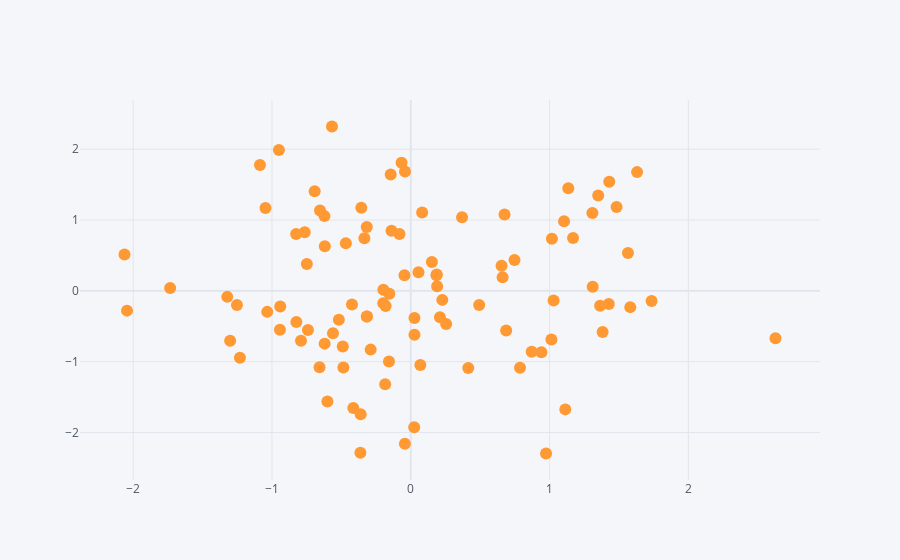

The notebook cell saved with this chart:
### Code cell
df.iplot(kind='scatter',x='A',y='B',mode='markers') #mode = markers will suppress the lines that iplot creates by default
